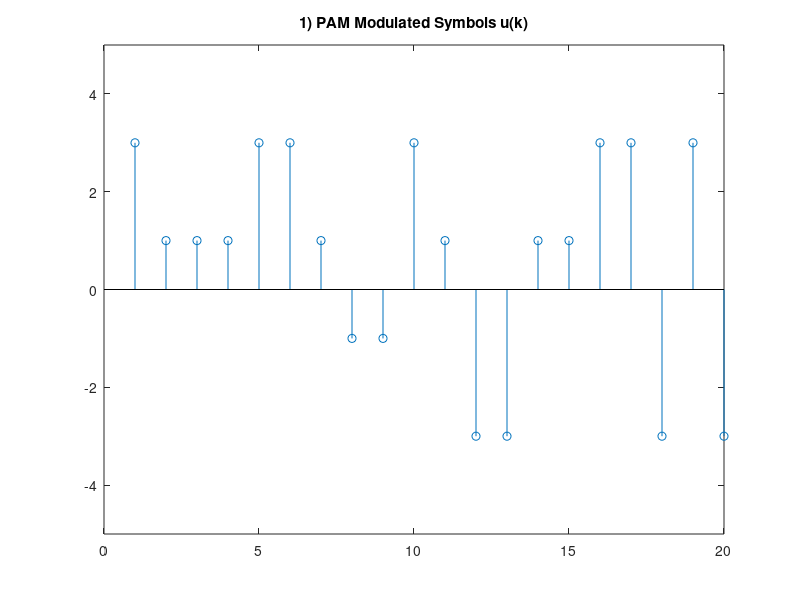
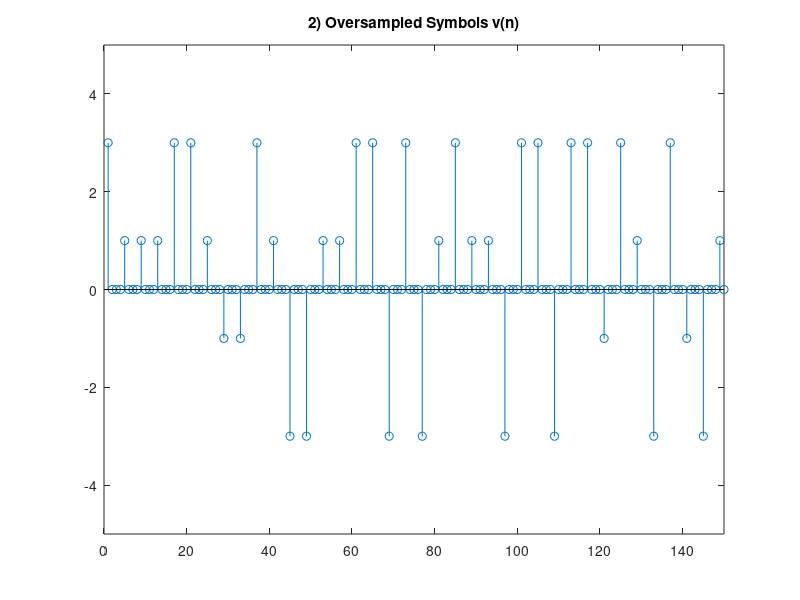

The MATLAB script that drew these images, in order: (Note: this script raises an error after producing the figures.)
%%%%%%%%%%%%%%%%%%%%%%%%%%%%%%%%%%%%%%%%%%%%%%%%%%%%%%%%%%%%
% Clean, Error-Free Complete Code for PAM System Simulation
%%%%%%%%%%%%%%%%%%%%%%%%%%%%%%%%%%%%%%%%%%%%%%%%%%%%%%%%%%%%
clear;
clc;

%-----------------------------
% 1) System Parameters
%-----------------------------
N        = 1e5;       % Number of symbols to transmit
M        = 4;         % Modulation order (4-PAM)
L        = 4;         % Oversampling factor (samples per symbol)
beta     = 0.3;       % Roll-off factor for SRRC filter
Nsym     = 8;         % SRRC filter span (in symbol durations)
EbN0dB   = 1000;      % Eb/N0 in dB (very large => nearly no noise)
snr      = 10*log10(log2(M)) + EbN0dB;  % Convert Eb/N0 to SNR in dB

%-----------------------------
% 2) Generate Random Symbols
%-----------------------------
d = ceil(M .* rand(1, N));    % Random symbols in [1, M]
u = pammod(d - 1, M);         % 4-PAM modulation (shift to [0..M-1])

figure(1);
stem(real(u));
title('1) PAM Modulated Symbols u(k)');
xlim([0 20]); ylim([-5 5]);

%-----------------------------
% 3) Oversample (Zero-Stuffing)
%-----------------------------
v = [u; zeros(L-1, length(u))];  % Insert L-1 zeros after each symbol
v = v(:).';                      % Convert to single stream

figure(2);
stem(real(v));
title('2) Oversampled Symbols v(n)');
xlim([0 150]); ylim([-5 5]);

%-----------------------------
% 4) Transmit Filter (SRRC)
%-----------------------------
[p, t, filtDelay] = srrcFunction(beta, L, Nsym);  % Design SRRC filter
s = conv(v, p, 'full');                           % TX pulse shaping

figure(3);
plot(real(s), 'r');
title('3) Pulse-Shaped Symbols s(n)');
xlim([0 150]); ylim([-5 5]);

%-----------------------------
% 5) AWGN Channel
%-----------------------------
r = add_awgn_noise(s, snr, L);   % Add noise at specified SNR

figure(4);
plot(real(r), 'r');
title('4) Received Signal r(n)');
xlim([0 150]); ylim([-5 5]);

%-----------------------------
% 6) Matched Filtering (SRRC)
%-----------------------------
vCap = conv(r, p, 'full');   % RX matched filter

figure(5);
plot(real(vCap), 'r');
title('5) After Matched Filtering \hat{v}(n)');
xlim([0 150]); ylim([-20 20]);

%-----------------------------
% 7) Symbol-Rate Sampling
%-----------------------------
%   - We skip the first 2*filtDelay samples,
%   - then pick every L-th sample,
%   - stop 2*filtDelay from the end,
%   - and divide by L to compensate the filter gain.
uCap = vCap(2*filtDelay + 1 : L : end - (2*filtDelay)) / L;

figure(6);
stem(real(uCap));
title('6) After Symbol-Rate Sampler \hat{u}(n)');
xlim([0 20]); ylim([-5 5]);

% Demodulate
dCap = pamdemod(uCap, M);

%-----------------------------
% 8) Eye Diagram
%-----------------------------
%   - We will overlay 100 traces,
%   - Each covering 3 symbol durations,
%   - Starting at sample index 2*filtDelay.
figure(7); 
hold on;
plotEyeDiagram(vCap, L, 100, 2*filtDelay, 3);  % (signal, L, nTraces, offset, nSymbolsPerTrace)
xlim([0 3]); ylim([-15 15]);
title('7) Eye Diagram (Matched Filter Output)');
xlabel('Time (in symbol durations)');
ylabel('Amplitude');
grid on;

%%%%%%%%%%%%%%%%%%%%%%%%%%%%%%%%%%%%%%%%%%%%%%%%%%%%%%%%%%%%
% Supporting Functions
%%%%%%%%%%%%%%%%%%%%%%%%%%%%%%%%%%%%%%%%%%%%%%%%%%%%%%%%%%%%

%-----------------------------------------------------------
% Square-Root Raised Cosine (SRRC) Filter
%-----------------------------------------------------------
function [p, t, filtDelay] = srrcFunction(beta, L, Nsym)
    % beta  : roll-off factor
    % L     : Oversampling factor
    % Nsym  : Filter span in symbol durations
    % p     : SRRC filter coefficients
    % t     : Time vector
    % filtDelay : Filter delay in samples

    T = 1;                 % Symbol duration (normalized)
    Ts = T / L;            % Sampling period
    t = -Nsym/2 : Ts : Nsym/2;  % Time vector

    % SRRC formula
    p = (sinc(t/T) .* cos(pi*beta*t/T)) ./ (1 - (2*beta*t/T).^2);

    % Fix potential divide-by-zero/singularity at t = ±T/(2β)
    singularity = find(abs(2*beta*t/T - 1) < 1e-9);
    if ~isempty(singularity)
        p(singularity) = pi/4 * sinc(1/(2*beta));
    end

    % Normalize filter energy
    p = p / sqrt(sum(p.^2));

    % Filter delay in samples
    filtDelay = (Nsym * L) / 2;
end

%-----------------------------------------------------------
% Add AWGN Noise
%-----------------------------------------------------------
function r = add_awgn_noise(s, snr_dB, L)
    % s       : Transmitted signal
    % snr_dB  : SNR in dB
    % L       : Oversampling factor (not strictly needed for basic AWGN)
    
    snr_linear   = 10^(snr_dB / 10);
    signal_power = mean(abs(s).^2);
    noise_power  = signal_power / snr_linear;

    % Complex white Gaussian noise
    noise = sqrt(noise_power/2) .* (randn(size(s)) + 1i*randn(size(s)));

    % Noisy signal
    r = s + noise;
end

%-----------------------------------------------------------
% Eye Diagram Plotter
%-----------------------------------------------------------
function plotEyeDiagram(signal, L, nTraces, offset, nSymbolsPerTrace)
    % Plots an eye diagram by overlaying multiple segments
    % of 'signal' after matched filtering.
    %
    %   signal           : The oversampled signal (vector).
    %   L                : Oversampling factor (samples per symbol).
    %   nTraces          : Number of traces (symbol intervals) to overlay.
    %   offset           : Starting sample index (e.g., 2*filtDelay).
    %   nSymbolsPerTrace : How many symbol durations each trace covers.
    
    samplesPerTrace = nSymbolsPerTrace * L;
    cmap = lines(nTraces);   % Distinct colors for each trace

    for i = 1 : nTraces
        startIdx = offset + (i - 1)*L;
        stopIdx  = startIdx + samplesPerTrace - 1;
        
        % Only plot if we have enough samples
        if stopIdx <= length(signal)
            traceData = signal(startIdx : stopIdx);
            plot((0:samplesPerTrace-1)/L, real(traceData), ...
                 'Color', cmap(mod(i-1, size(cmap,1)) + 1, :));
        else
            break;  % No more data to plot
        end
    end
end
